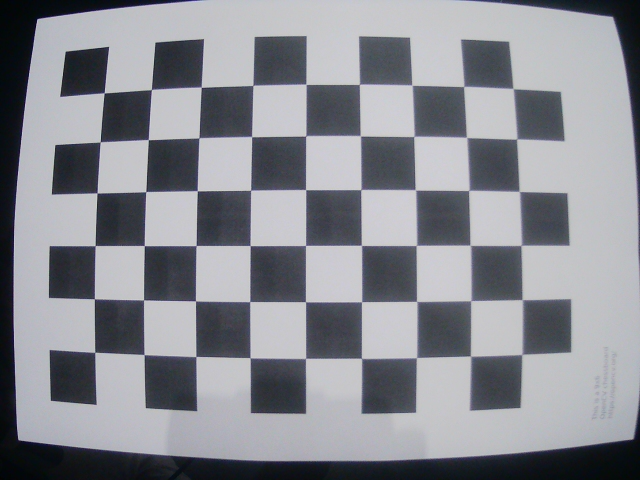
#> input picture calib_images/frame_00.png, 640 x 480 px; its folder holds only this picture in this run
$ python camera_calibration.py
#> lines starting #> are read from the running program, lines starting #| are printed output that depends on the picture; after the words box and inside, x2 and y2 are one past the last pixel; in counts of white or black regions, pixels touching at a corner belong together; long printed decimals are rounded
import cv2
import numpy as np
import glob
from config import CAMERA_PARAMS_FILE

# Definição das dimensões do padrão de calibração
# Número de intersecções internas do tabuleiro de xadrez (onde as linhas se cruzam)
chessboard_size = (9, 6)
square_size = 0.024  # Tamanho do quadrado em metros (24mm)

# Critérios de otimização para refinamento da deteção dos cantos
# Utiliza critérios de término baseados em precisão e número máximo de iterações
criteria = (cv2.TERM_CRITERIA_EPS + cv2.TERM_CRITERIA_MAX_ITER, 30, 0.001)

# Criação do padrão de pontos 3D no referencial do mundo
# Define uma grelha de pontos 3D correspondente às intersecções do tabuleiro
objp = np.zeros((chessboard_size[0] * chessboard_size[1], 3), np.float32)
objp[:, :2] = np.mgrid[0 : chessboard_size[0], 0 : chessboard_size[1]].T.reshape(-1, 2)
objp *= square_size  # Aplica a escala real em metros

# Inicialização das listas para armazenar os pontos de calibração
objpoints = []  # Lista para armazenar os pontos 3D do mundo real
imgpoints = []  # Lista para armazenar os pontos 2D correspondentes na imagem

# Carrega todas as imagens PNG da pasta de calibração
images = glob.glob("calib_images/*.png")

for fname in images:
    # Carrega e converte cada imagem para escala de cinzentos
    img = cv2.imread(fname)
#> img is the input picture: shape (480, 640, 3); mean B, G, R 145, 138.2, 136.6
    gray = cv2.cvtColor(img, cv2.COLOR_BGR2GRAY)

    # Deteta os cantos do padrão de xadrez na imagem
    ret, corners = cv2.findChessboardCorners(gray, chessboard_size, None)
#> ret = True; corners = 54 rows, first 8: [104, 92.99], [151.1, 89.78], [200.9, 87.21], [253.1, 85.39], [305.8, 84.44], [359.3, 84.49], [411.7, 85.34], [463.7, 86.25]

    if ret:
        objpoints.append(objp)  # Adiciona os pontos 3D do padrão

        # Refina a posição dos cantos com precisão subpixel
        refined_corners = cv2.cornerSubPix(gray, corners, (11, 11), (-1, -1), criteria)
#> refined_corners = 54 rows, first 8: [104.1, 92.8], [151.4, 89.45], [201.2, 87.15], [252.9, 85.33], [306, 84.26], [359.4, 84.3], [412, 85.15], [463.7, 86.41]
        imgpoints.append(refined_corners)

        # Visualização dos cantos detetados para verificação
        cv2.drawChessboardCorners(img, chessboard_size, refined_corners, ret)
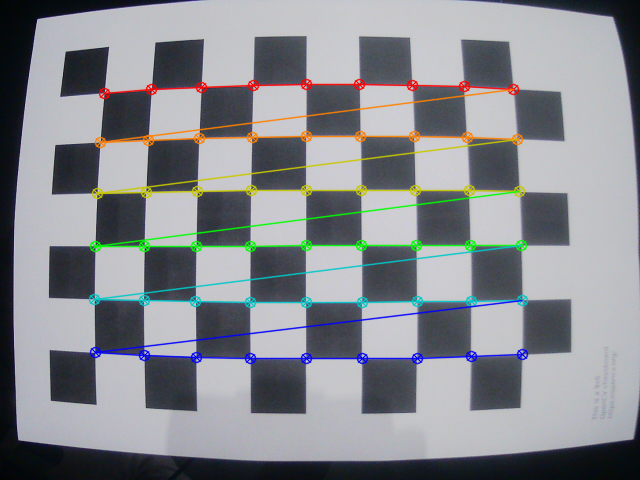
#> img: shape (480, 640, 3); 5.92% of pixels changed, all inside (x1, y1, x2, y2) = (88, 78, 529, 365)
        cv2.imshow("Cantos Detetados", img)
        cv2.waitKey(100)

cv2.destroyAllWindows()

# Realiza a calibração da câmara utilizando os pontos recolhidos
# Calcula a matriz intrínseca e os coeficientes de distorção
ret, camera_matrix, dist_coeffs, rvecs, tvecs = cv2.calibrateCamera(
    objpoints, imgpoints, gray.shape[::-1], None, None
)
#> ret = 0.177; camera_matrix = [[244.4, 0, 299.3], [0, 247.3, 275.2], [0, 0, 1]]; dist_coeffs = [[-0.0573, 0.00398, -0.00598, 0.00304, 0.000122]]; rvecs = ([-0.031, 0.00993, 0.00112],); tvecs = ([-0.0932, -0.0847, 0.108],)

print("Matriz intrínseca da câmara:\n", camera_matrix)
#| Matriz intrínseca da câmara:
#|  [[244.368   0.         299.255]
#|  [  0.         247.325 275.159]
#|  [  0.           0.           1.        ]]
print("Coeficientes de distorção:\n", dist_coeffs)
#| Coeficientes de distorção:
#|  [[-0.05733  0.003984 -0.005983  0.003042  0.0001218]]

# Guarda os parâmetros de calibração num ficheiro para utilização posterior
np.savez(CAMERA_PARAMS_FILE, K=camera_matrix, D=dist_coeffs)

$ run again, on calib_images/frame_04.png
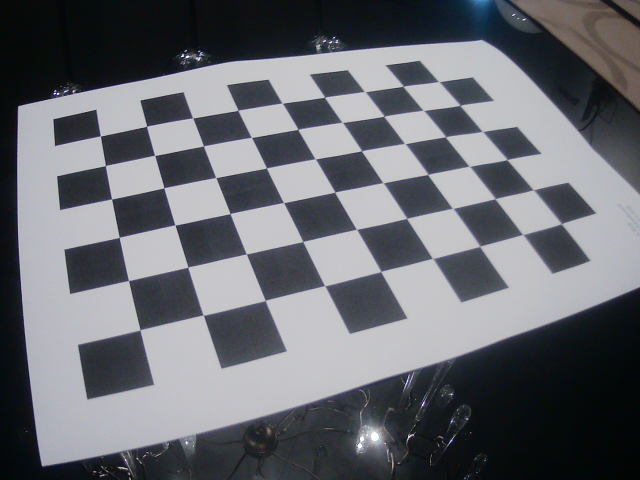
#> input picture calib_images/frame_04.png, 640 x 480 px
#> img is the input picture: shape (480, 640, 3); mean B, G, R 112.3, 106.7, 104.6
#> `ret, corners = cv2.findChessboardCorners(gray, chessboard_size, None)`: ret = True; corners = 54 rows, first 8: [100.3, 136], [146.6, 126.3], [192.6, 117.8], [237.9, 110.3], [282.2, 103.3], [324.5, 97.28], [364.6, 91.48], [403, 86.35]
#> refined_corners = 54 rows, first 8: [100.4, 136], [146.6, 126.3], [192.6, 118], [238, 110.3], [282.3, 103.1], [324.6, 97.13], [364.8, 91.61], [403.1, 86.17]
#> `cv2.drawChessboardCorners(img, chessboard_size, refined_corners, ret)`:
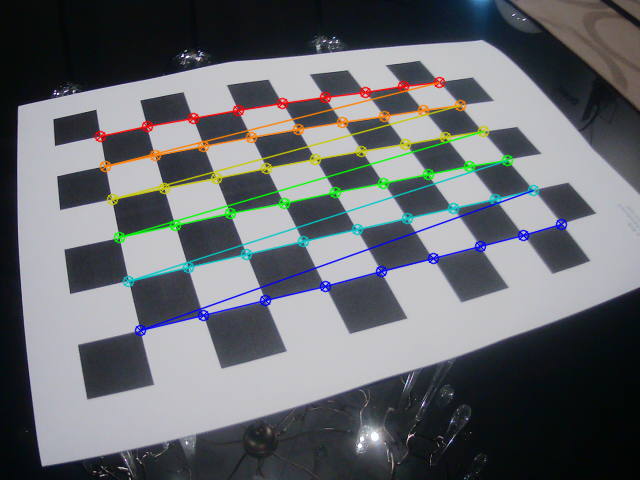
#> img: shape (480, 640, 3); 5.27% of pixels changed, all inside (x1, y1, x2, y2) = (94, 76, 568, 337)
#> `ret, camera_matrix, dist_coeffs, rvecs, tvecs = cv2.calibrateCamera( o..`: ret = 0.229; camera_matrix = [[559.5, 0, 293.8], [0, 570.6, 309.7], [0, 0, 1]]; dist_coeffs = [[-0.302, -0.0335, -0.0339, 0.00568, 0.444]]; rvecs = ([-0.65, -0.173, -0.313],); tvecs = ([-0.0965, -0.0825, 0.264],)
#| Matriz intrínseca da câmara:
#|  [[559.544   0.         293.802 ]
#|  [  0.         570.629 309.711]
#|  [  0.           0.           1.        ]]
#| Coeficientes de distorção:
#|  [[-0.3021 -0.03347 -0.03386  0.005678  0.444 ]]

$ run again, on calib_images/frame_05.png
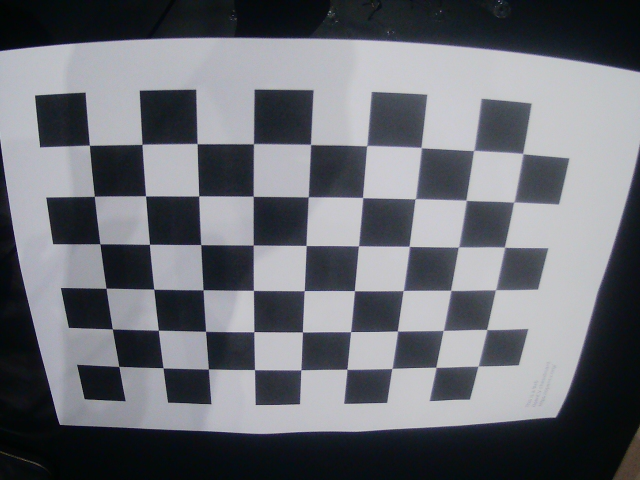
#> input picture calib_images/frame_05.png, 640 x 480 px
#> img is the input picture: shape (480, 640, 3); mean B, G, R 116.2, 109.6, 107.3
#> `ret, corners = cv2.findChessboardCorners(gray, chessboard_size, None)`: ret = True; corners = 54 rows, first 8: [89.31, 145.1], [142.1, 144.2], [197, 143.7], [253.2, 143.9], [310.4, 144.7], [366.7, 145.5], [420.9, 147.8], [473.5, 150.4]
#> refined_corners = 54 rows, first 8: [89.37, 145.2], [142, 144.3], [197.1, 143.6], [253.5, 143.6], [310.5, 144.4], [366.8, 145.6], [421.3, 147.5], [473.8, 150.5]
#> `cv2.drawChessboardCorners(img, chessboard_size, refined_corners, ret)`:
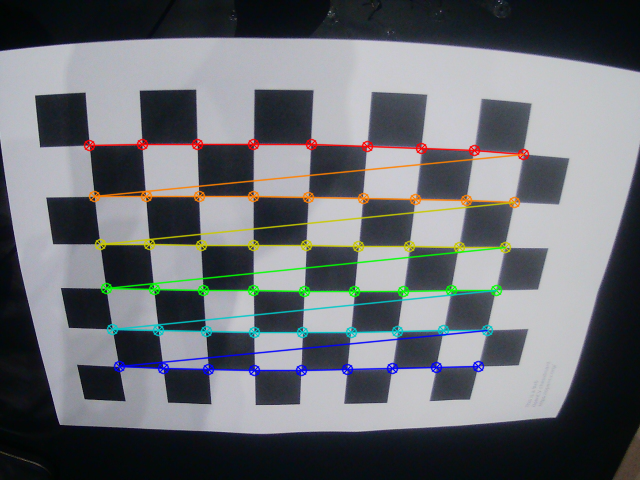
#> img: shape (480, 640, 3); 5.63% of pixels changed, all inside (x1, y1, x2, y2) = (83, 138, 530, 377)
#> `ret, camera_matrix, dist_coeffs, rvecs, tvecs = cv2.calibrateCamera( o..`: ret = 0.194; camera_matrix = [[640.3, 0, 314.8], [0, 655.6, 249.1], [0, 0, 1]]; dist_coeffs = [[-0.396, 0.267, 0.00293, 0.000347, -0.184]]; rvecs = ([0.522, -0.0724, 0.0279],); tvecs = ([-0.0975, -0.044, 0.26],)
#| Matriz intrínseca da câmara:
#|  [[640.274    0.         314.775 ]
#|  [  0.         655.592  249.099]
#|  [  0.           0.           1.        ]]
#| Coeficientes de distorção:
#|  [[-3.96379927e-01  2.66828085e-01  2.93308632e-03  3.47247639e-04
#|   -1.83639202e-01]]

$ run again, on calib_images/frame_06.png
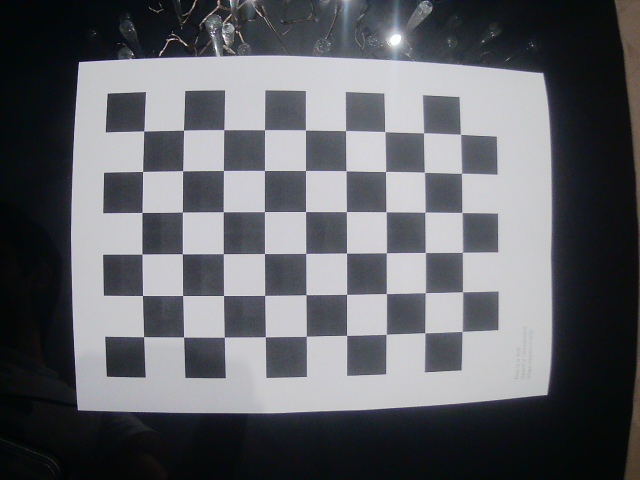
#> input picture calib_images/frame_06.png, 640 x 480 px
#> img is the input picture: shape (480, 640, 3); mean B, G, R 103.9, 99.7, 97.8
#> `ret, corners = cv2.findChessboardCorners(gray, chessboard_size, None)`: ret = True; corners = 54 rows, first 8: [143.7, 130.9], [183.5, 130.2], [223.8, 129.6], [264.5, 129.8], [305.4, 130], [345.5, 130.7], [384.7, 131.6], [424.5, 135.5]
#> refined_corners = 54 rows, first 8: [143.8, 130.9], [183.5, 130.1], [223.8, 129.6], [264.5, 129.7], [305.5, 129.9], [345.6, 130.5], [384.8, 131.6], [423.6, 132.7]
#> `cv2.drawChessboardCorners(img, chessboard_size, refined_corners, ret)`:
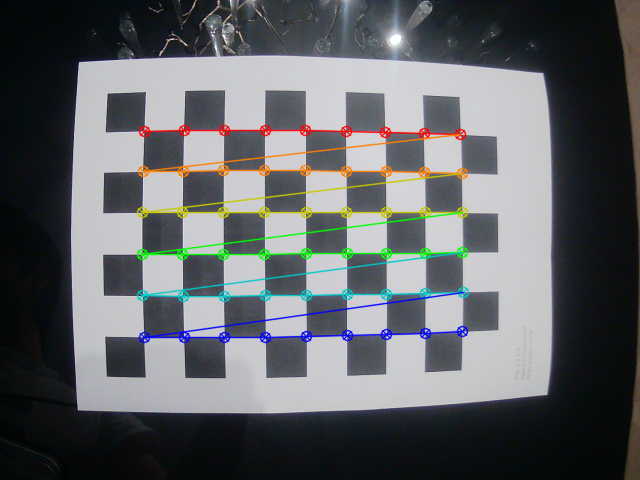
#> img: shape (480, 640, 3); 4.77% of pixels changed, all inside (x1, y1, x2, y2) = (136, 124, 470, 344)
#> `ret, camera_matrix, dist_coeffs, rvecs, tvecs = cv2.calibrateCamera( o..`: ret = 0.151; camera_matrix = [[407.7, 0, 320.6], [0, 413.9, 245.9], [0, 0, 1]]; dist_coeffs = [[-0.192, 0.316, 0.000689, -0.00189, -0.594]]; rvecs = ([-0.00238, -0.0662, -0.00456],); tvecs = ([-0.105, -0.0673, 0.232],)
#| Matriz intrínseca da câmara:
#|  [[407.670   0.         320.648]
#|  [  0.         413.901 245.882]
#|  [  0.           0.           1.        ]]
#| Coeficientes de distorção:
#|  [[-0.1921  0.3156  0.0006888 -0.001894 -0.5945]]

$ run again, on calib_images/frame_01.png
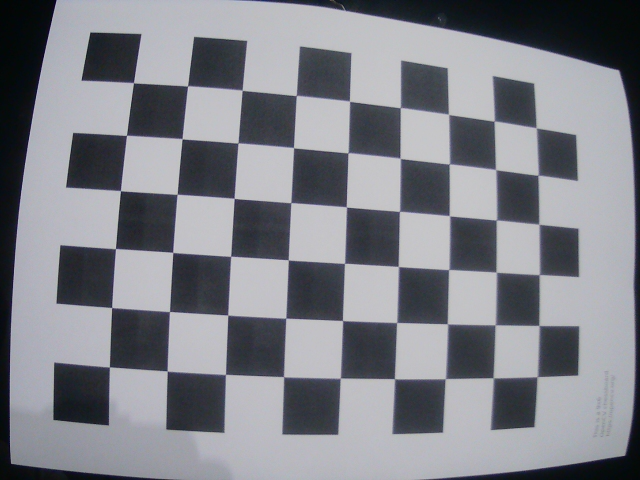
#> input picture calib_images/frame_01.png, 640 x 480 px
#> img is the input picture: shape (480, 640, 3); mean B, G, R 136.5, 129.4, 127.8
#> `ret, corners = cv2.findChessboardCorners(gray, chessboard_size, None)`: ret = True; corners = 54 rows, first 8: [133.4, 82.64], [187.5, 86], [242.2, 90.29], [296.2, 95.61], [349.5, 101.2], [400.3, 107.7], [448.5, 114.3], [494, 121.2]
#> refined_corners = 54 rows, first 8: [133.5, 82.68], [187.6, 85.8], [242.2, 90.18], [296.3, 95.46], [349.6, 101.1], [400.4, 107.6], [448.6, 114.3], [494.3, 121.1]
#> `cv2.drawChessboardCorners(img, chessboard_size, refined_corners, ret)`:
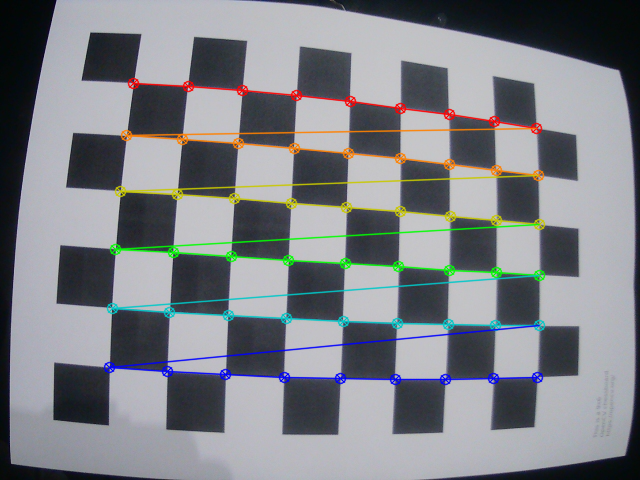
#> img: shape (480, 640, 3); 5.89% of pixels changed, all inside (x1, y1, x2, y2) = (103, 77, 546, 386)
#> `ret, camera_matrix, dist_coeffs, rvecs, tvecs = cv2.calibrateCamera( o..`: ret = 0.187; camera_matrix = [[470, 0, 297.1], [0, 476.3, 274.3], [0, 0, 1]]; dist_coeffs = [[-0.211, 0.0291, -0.0111, 0.00795, 0.0731]]; rvecs = ([-0.0947, -0.146, 0.05],); tvecs = ([-0.0717, -0.0816, 0.192],)
#| Matriz intrínseca da câmara:
#|  [[470.017   0.         297.099]
#|  [  0.         476.277 274.345]
#|  [  0.           0.           1.        ]]
#| Coeficientes de distorção:
#|  [[-0.2115  0.02911 -0.01115  0.007954  0.07311]]
